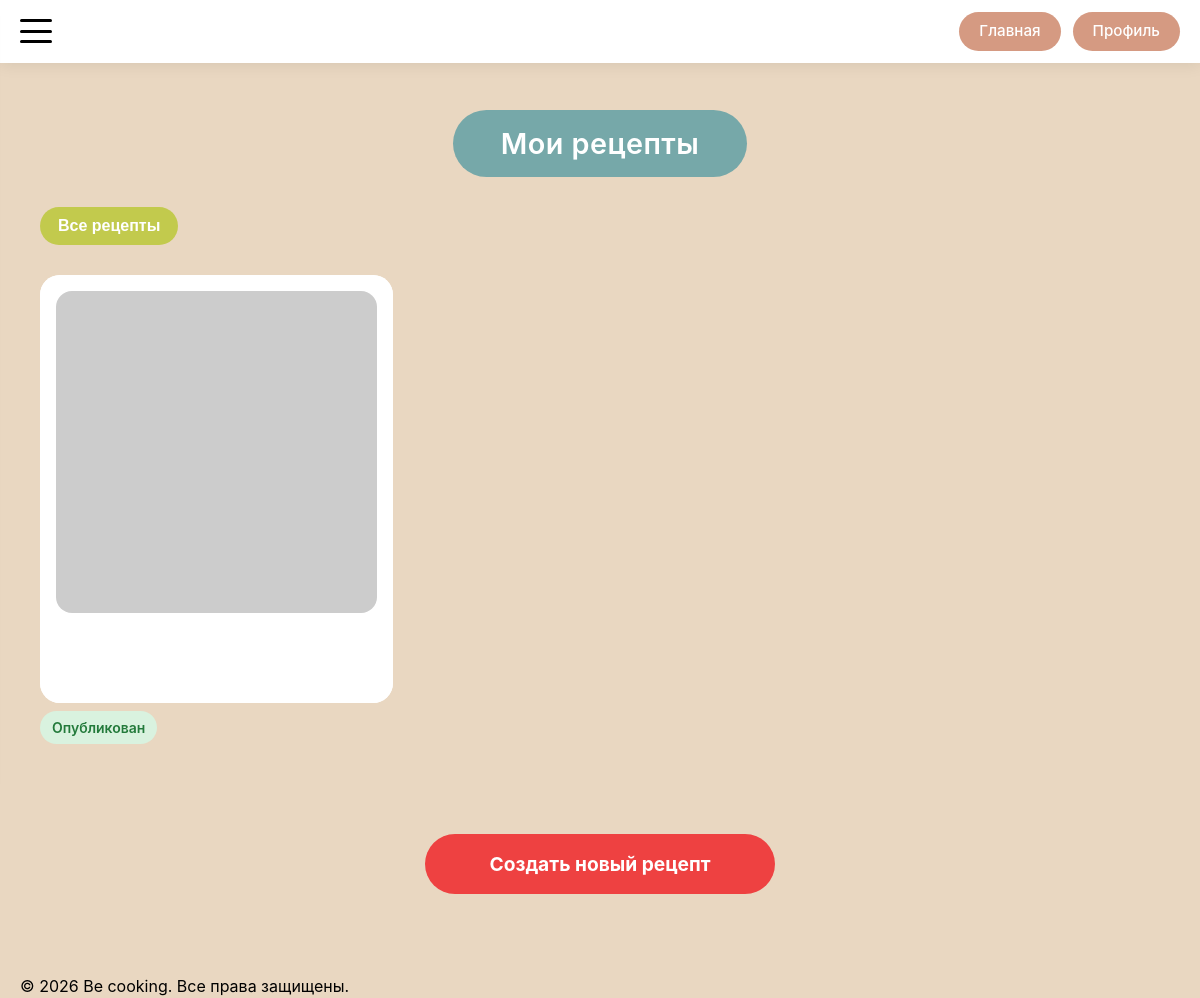
/my-recipes (signed in), run on an earlier commit of the app's database.
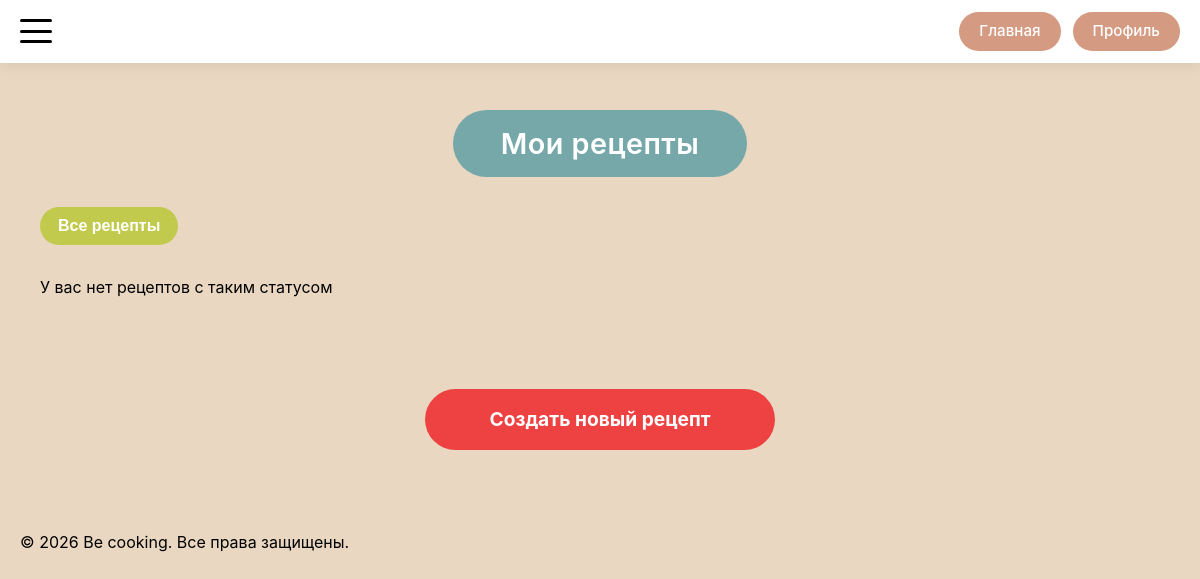
And on a later commit of the database.
### models.py (models this page shows)
class Recipe(db.Model):
    __tablename__ = 'recipe'
    id = db.Column(db.Integer, primary_key=True)
    title = db.Column(db.String(200), nullable=False)
    description = db.Column(db.Text)
    author_id = db.Column(db.Integer, db.ForeignKey('user.id'), nullable=False)
    status = db.Column(db.Enum(RecipeStatusEnum), nullable=False, default=RecipeStatusEnum.PENDING)
    created_at = db.Column(db.DateTime, default=datetime.utcnow)
    updated_at = db.Column(db.DateTime, default=datetime.utcnow, onupdate=datetime.utcnow)
    main_image_url = db.Column(db.String(300))
    ingredients = db.Column(db.JSON)  # В SQLAlchemy JSON может хранить массивы
    steps = db.relationship('RecipeStep', backref='recipe', lazy='dynamic', cascade='all, delete-orphan')
    comments = db.relationship('Comment', backref='recipe', lazy='dynamic', cascade='all, delete-orphan')
    notes = db.relationship('Note', backref='recipe', lazy='dynamic', cascade='all, delete-orphan')
    favorites = db.relationship('Favorite', backref='recipe', lazy='dynamic', cascade='all, delete-orphan')
    cart_items = db.relationship('CartItem', backref='recipe', lazy='dynamic', cascade='all, delete-orphan')

### routes/recipe_routes.py (the view, shortened to what this page needs)
@app.route('/my-recipes')
@login_required
def my_recipes():
    limit = request.args.get('limit', 9, type=int)
    offset = request.args.get('offset', 0, type=int)
    status = request.args.get('status')
    recipes_query = Recipe.query.filter_by(
        author_id=current_user.id
    )
    recipes_query = recipes_query.order_by(Recipe.created_at.desc())
    total = recipes_query.count()
    my_recipes = recipes_query.offset(offset).limit(limit).all()
    has_next = offset + limit < total
    has_prev = offset > 0
    status_labels = {
        'published': 'Опубликованные',
        'pending': 'На модерации',
        'rejected': 'Отклонённые'
    }
    return render_template(
        'my_recipes/my_recipes.html',
        my_recipes=my_recipes,
        limit=limit,
        offset=offset,
        has_next=has_next,
        has_prev=has_prev,
        current_status=status,
        status_labels=status_labels
    )

### app.py (called while the page is built)
@login_manager.user_loader
def load_user(user_id):
    return User.query.get(int(user_id))

@app.context_processor
def inject_enums():
    return dict(UserRoleEnum=UserRoleEnum)

### templates/my_recipes/my_recipes.html (shortened to what this page needs)
{% extends 'base/base.html' %}
{% block main_class %}my-recipes-main{% endblock %}
{% block container_class %}my-recipes-container{% endblock %}
{% block content %}
<div class="my-recipes-header-wrapper">
    <h1 class="my-recipes-title">Мои рецепты</h1>
</div>
<div class="my-recipes-filter-wrapper">
    <div class="dropdown">
        <button class="filter-status-btn" type="button">
            {% if current_status %}
            {{ status_labels[current_status] }}
            {% else %}
            Все рецепты
            {% endif %}
        </button>
    </div>
</div>
<div class="my-recipes-grid">
    {% for recipe in my_recipes %}
    <div class="my-recipe-card">
        {% with
        detail_endpoint = 'recipe_manage',
        item_id = recipe.id
        %}
        {% set card_name = recipe %}
        {% include 'components/_card.html' with context %}
        {% endwith %}
        {% if recipe.status.value == 'published' %}
        <div class="recipe-status recipe-status-published">Опубликован</div>
        {% elif recipe.status.value == 'pending' %}
        <div class="recipe-status recipe-status-pending">На модерации</div>
        {% elif recipe.status.value == 'rejected' %}
        <div class="recipe-status recipe-status-rejected">Отказано</div>
        {% endif %}
    </div>
    {% else %}
    <p>У вас нет рецептов с таким статусом</p>
    {% endfor %}
</div>
<div class="my-recipes-footer">
    <a href="{{ url_for('recipe_add') }}" class="create-recipe-btn-footer"
       style="text-decoration: none; display: inline-block;">
        Создать новый рецепт
    </a>
</div>
{% endblock %}

### templates/base/base.html (shortened to what this page needs)
<!DOCTYPE html>
<html lang="ru">
<head>
    <link href="https://googleapis.com/css2?family=Inter:opsz,wght@14..32,300;14..32,400;14..32,500;14..32,600;14..32,700&display=swap" rel="stylesheet">
    <link rel="stylesheet" href="{{ url_for('static', filename='css/style.css') }}">
</head>
<body>
    {% if request.endpoint != 'auth' %}
        {% include 'components/_header.html' %}
    {% endif %}
    <main class="main {% block main_class %}{% endblock %}">
        <div class="container {% block container_class %}{% endblock %}">
            {% block content %}{% endblock %}
        </div>
    </main>
    {% if request.endpoint != 'auth' %}
        {% include 'components/_footer.html' %}
    {% endif %}
</body>
</html>

### templates/components/_header.html (shortened to what this page needs)
<header class="header">
    <div class="header-container container">
        <button class="burger-btn" id="burgerBtn">
            <span></span>
            <span></span>
            <span></span>
        </button>
        <div class="header-buttons">
            <a href="{{ url_for('index') }}" class="header-btn">Главная</a>
            {% if current_user.is_authenticated %}
                <a href="{{ url_for('profile') }}" class="header-btn">Профиль</a>
            {% else %}
                <a href="{{ url_for('auth') }}" class="header-btn">Вход</a>
            {% endif %}
        </div>
    </div>
</header>

### templates/components/_footer.html
<footer class="footer">
    <div class="footer-container container">
        <p class="footer-text">© {{ now.year if now else '2026' }} Be cooking. Все права защищены.</p>
    </div>
</footer>

### templates/components/_card.html
{% if detail_endpoint == 'recipe_detail' or card_name == 'recipe' %}
<div class="card">
    <a href="{{ url_for(detail_endpoint, recipe_id=item_id) }}"
       class="card-link">
        <div class="card-inner">
            <div class="card-image">
                <img src="{{ recipe.main_image_url if (recipe and recipe.main_image_url) else 'https://placehold.co/400x300' }}"
                     alt="{{ recipe.title if recipe else 'Рецепт' }}">
            </div>
            <div class="card-text">{{ recipe.title if recipe else 'Рецепт' }}</div>
        </div>
    </a>
</div>
{% else %}
<div class="card">
    <a href="{{ url_for(detail_endpoint, chef_id=item_id) }}"
       class="card-link">
        <div class="card-inner">
            <div class="card-image">
                <img src="{{ image_url if image_url else 'https://placehold.co/400x300' }}"
                     alt="{{ title }}">
            </div>
            <div class="card-text">{{ title }}</div>
        </div>
    </a>
</div>
{% endif %}

What changed in the data, as far as the page shows it:
removed Recipe: status "Опубликован"
Also different on the page:
text now shown: "У вас нет рецептов с таким статусом"
